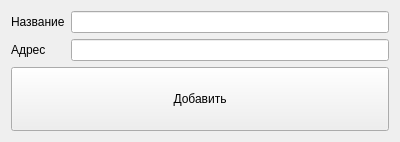
<?xml version="1.0" encoding="UTF-8"?>
<ui version="4.0">
 <class>add_cafe_interface</class>
 <widget class="QWidget" name="add_cafe_interface">
  <property name="geometry">
   <rect>
    <x>0</x>
    <y>0</y>
    <width>400</width>
    <height>142</height>
   </rect>
  </property>
  <property name="windowTitle">
   <string>Form</string>
  </property>
  <layout class="QFormLayout" name="formLayout">
   <item row="0" column="0">
    <widget class="QLabel" name="label">
     <property name="text">
      <string>Название</string>
     </property>
    </widget>
   </item>
   <item row="0" column="1">
    <widget class="QLineEdit" name="name_edit"/>
   </item>
   <item row="2" column="0">
    <widget class="QLabel" name="label_2">
     <property name="text">
      <string>Адрес</string>
     </property>
    </widget>
   </item>
   <item row="2" column="1">
    <widget class="QLineEdit" name="adress_edit"/>
   </item>
   <item row="3" column="0" colspan="2">
    <widget class="QPushButton" name="addButton">
     <property name="sizePolicy">
      <sizepolicy hsizetype="Preferred" vsizetype="Expanding">
       <horstretch>0</horstretch>
       <verstretch>0</verstretch>
      </sizepolicy>
     </property>
     <property name="text">
      <string>Добавить</string>
     </property>
    </widget>
   </item>
  </layout>
 </widget>
 <resources/>
 <connections/>
</ui>
